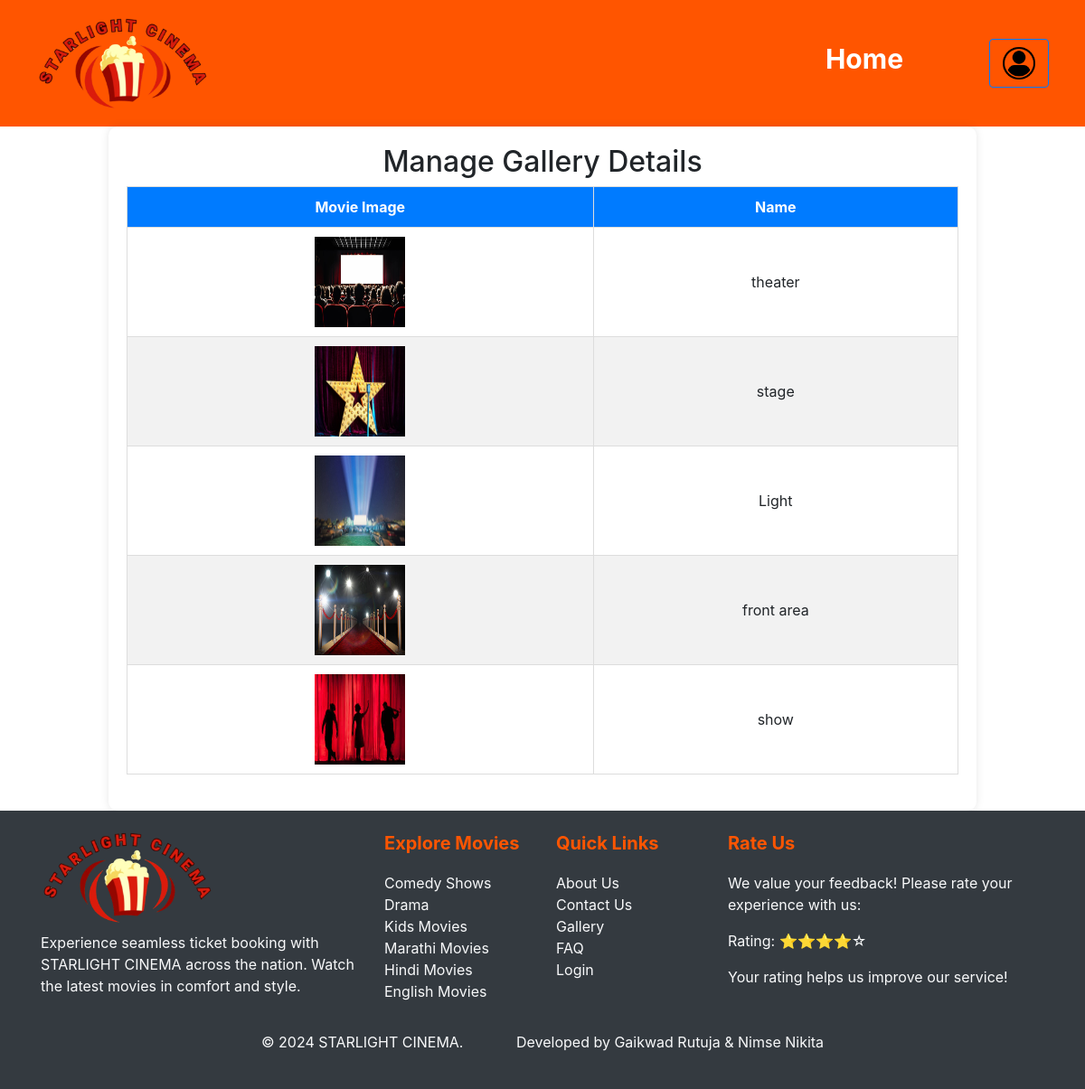
The page /Admin/pages/report-gallery.php on the database its author committed.
### tables this page shows
CREATE TABLE `gallery` (
  `id` int(11) NOT NULL,
  `image` text NOT NULL,
  `name` text NOT NULL
);

### Admin/pages/report-gallery.php (the view, shortened to what this page needs)
<?php
$databaseHost = "localhost";
$databaseName = "movieticketdb";
$databaseUsername = "root";
$databasePassword = "";
$con = new mysqli($databaseHost, $databaseUsername, $databasePassword, $databaseName);
$sql = "SELECT * FROM gallery ORDER BY id DESC";
$query = $con->query($sql);
?>
<!DOCTYPE html>
<html lang="en">
<head>
    <link rel="stylesheet" href="./../css/addmovie.css">
    <link rel="stylesheet" href="./../css/manage-movie.css">
    <link rel="stylesheet" href="https://stackpath.bootstrapcdn.com/bootstrap/4.5.2/css/bootstrap.min.css">
</head>
<body>
    <header class="header">
        <div class="logo"><img src=".\..\..\Images\logo2.png" class="logo-img"></div>
        <nav class="nav">
        <ul>
            <li><a href="./admin-dashboard.php" style="margin-right:50px; font-size:30px;">Home</a></li>
            <div class="d-flex align-items-center">
                <a href="./login.php" class="btn btn-outline-primary">
                    <img src=".\..\..\Images\login.png" style="height:40px;">
                </a>
            </div>
        </ul>
        </nav>
    </header>
    <div class="containers">
        <h2>Manage Gallery Details</h2>
        <table class="movie-table">
            <thead>
                <tr>
                    <th>Movie Image</th>
                    <th>Name</th>
                 </tr>
            </thead>
            <tbody>
                <?php
                if ($query->num_rows > 0) {
                    while ($row = $query->fetch_assoc()) {
                        echo "<tr>";
                        echo "<td><img src='./../../Images/User-images/gallery/" . $row['image'] . "' alt='Movie Image' style='width:100px; height:100px;'></td>";
                        echo "<td>" . $row['name'] . "</td>";
                        echo "</tr>";
                    }
                } else {
                    echo "<tr><td colspan='7'>No movies found</td></tr>";
                }
                ?>
            </tbody>
        </table>
    </div>
     <div class="footer bg-dark text-light py-4">
    <div class="container">
        <div class="row">
            <div class="col-md-4">
            <div class="logo"><img src="./../../Images/logo2.png" class="logo-img" alt="Logo"></div>
                <p style="margin-top:10px;">Experience seamless ticket booking with STARLIGHT CINEMA across the nation. Watch the latest movies in comfort and style.</p>
            </div>
            <div class="col-md-2">
                <h5 class="footer-title">Explore Movies</h5>
                <ul class="list-unstyled">
                    <li><a href="#" class="text-light">Comedy Shows</a></li>
                    <li><a href="#" class="text-light">Drama</a></li>
                    <li><a href="#" class="text-light">Kids Movies</a></li>
                    <li><a href="#" class="text-light">Marathi Movies</a></li>
                    <li><a href="#" class="text-light">Hindi Movies</a></li>
                    <li><a href="#" class="text-light">English Movies</a></li>
                </ul>
            </div>
            <div class="col-md-2">
                <h5 class="footer-title">Quick Links</h5>
                <ul class="list-unstyled">
                    <li><a href="#" class="text-light">About Us</a></li>
                    <li><a href="#" class="text-light">Contact Us</a></li>
                    <li><a href="#" class="text-light">Gallery</a></li>
                    <li><a href="#" class="text-light">FAQ</a></li>
                    <li><a href="#" class="text-light">Login</a></li>
                </ul>
            </div>
            <div class="col-md-4">
    <h5 class="footer-title">Rate Us</h5>
    <p>We value your feedback! Please rate your experience with us:</p>
    <div class="rating">
    <p>Rating: ⭐⭐⭐⭐☆</p>
    </div>
    <p>Your rating helps us improve our service!</p>
</div>
        </div>
        <div class="row mt-3 text-center">
            <div class="col-12">
                <p>&copy; 2024 STARLIGHT CINEMA.  &nbsp; &nbsp; &nbsp; &nbsp; &nbsp; &nbsp;  Developed by Gaikwad Rutuja & Nimse Nikita</p>
            </div>
        </div>
    </div>
</div>
</body>
</html>

### Admin/css/addmovie.css (style rules this page uses)
body { margin: 0; padding: 0; font-family: Arial, sans-serif; }
.header { display: flex; justify-content: space-between; align-items: center; background-color: #ff5500;; padding: 20px 40px; }
.logo-img { height: 120px; width: auto; }
.nav ul { list-style: none; margin: 0; padding: 0; display: flex; gap: 30px; }
.nav ul li { margin: 0; }
.nav ul li a { text-decoration: none; color: white; font-size: 20px; font-weight: bold; padding: 10px 15px; }
.footer { background-color: #000; color: #fff; padding: 20px 0; }
.footer a { color: #ff5500; text-decoration: none; }
.footer .footer-title { margin-bottom: 20px; font-weight: bold; color: #ff5500; }

### Admin/css/manage-movie.css (style rules this page uses)
body { margin: 0; font-family: Arial, sans-serif; }
.logo-img { height: 100px; width: auto; }
.footer { background-color: #333; color: #fff; padding: 20px; }
.footer a { color: #fff; text-decoration: none; }
.footer { background-color: #000; color: #fff; padding: 20px 0; }
.footer a { color: #ff5500; text-decoration: none; }
.footer .footer-title { margin-bottom: 20px; font-weight: bold; color: #ff5500; }
.containers { width: 80%; margin: auto; padding: 20px; background-color: #fff; border-radius: 10px; box-shadow: 0 0 10px rgba(0, 0, 0, 0.1); }
h2 { text-align: center; margin-bottom: 20px; }
.movie-table { width: 100%; border-collapse: collapse; margin-bottom: 20px; }
.movie-table thead { background-color: #007bff; color: #fff; }
.movie-table th, .movie-table td { padding: 10px; text-align: center; border: 1px solid #ddd; }
.movie-table th { background-color: #007bff; color: white; }
.movie-table tr:nth-child(even) { background-color: #f2f2f2; }

### rows shown on the page
gallery: image (picture), name "theater"
gallery: image (picture), name "stage"
gallery: image (picture), name "Light"
gallery: image (picture), name "front area"
gallery: image (picture), name "show"
